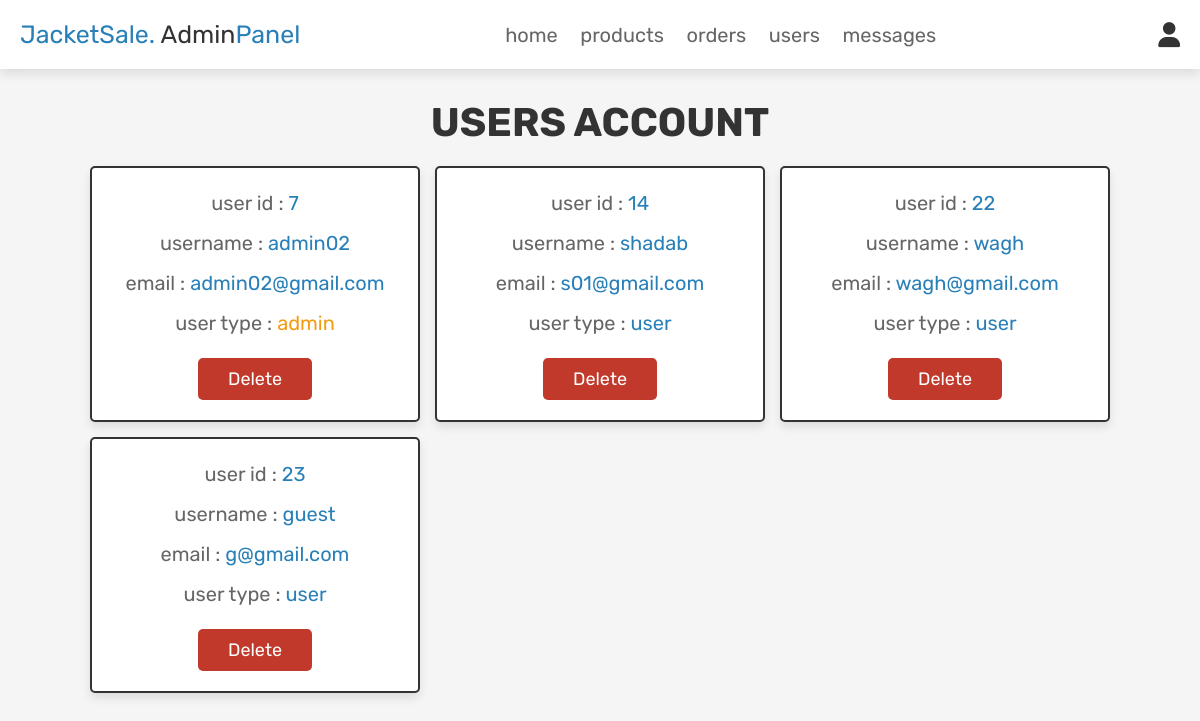
Page /admin_users.php (signed in) on the committed database.
### tables this page shows
CREATE TABLE `tbl_users` (
  `id` int(255) NOT NULL,
  `name` varchar(100) NOT NULL,
  `email` varchar(100) NOT NULL,
  `password` varchar(100) NOT NULL,
  `user_type` varchar(20) NOT NULL DEFAULT 'user'
);

### admin_users.php (the view, shortened to what this page needs)
<?php
@include 'connect.php';
?>
<!DOCTYPE html>
<html lang="en">
<head>
    <link rel="stylesheet" href="https://cdnjs.cloudflare.com/ajax/libs/font-awesome/6.0.0/css/all.min.css">
    <link rel="stylesheet" href="css/admin_style.css">
</head>
<body>
    <?php @include 'admin_header.php'; ?>
    <section class="users">
        <h1 class="title">users account</h1>
        <div class="box-container">
            <?php
         $select_users = mysqli_query($conn, "SELECT * FROM `tbl_users`") or die('query failed');
         if(mysqli_num_rows($select_users) > 0){
            while($fetch_users = mysqli_fetch_assoc($select_users)){
      ?>
            <div class="box">
                <p>user id : <span><?php echo $fetch_users['id']; ?></span></p>
                <p>username : <span><?php echo $fetch_users['name']; ?></span></p>
                <p>email : <span><?php echo $fetch_users['email']; ?></span></p>
                <p>user type : <span
                        style="color:<?php if($fetch_users['user_type'] == 'admin'){ echo 'var(--orange)'; }; ?>"><?php echo $fetch_users['user_type']; ?></span>
                </p>
                <a href="admin_users.php?delete=<?php echo $fetch_users['id']; ?>"
                    onclick="return confirm('delete this user?');" class="delete-btn">delete</a>
            </div>
            <?php
         }
      }
      ?>
        </div>
    </section>
</body>
</html>

### css/admin_style.css (style rules this page uses)
:root { --pink: #2980b9; --red: #c0392b; --orange: #f39c12; --black: #333; --white: #fff; --light-color: #666; --light-white: #ccc; --light-bg: #f5f5f5; --border: 0.2rem solid var(--black); --box-shadow: 0 0.5rem 1rem rgba(0, 0, 0, 0.1); }
* { font-family: "Rubik", sans-serif; margin: 0; padding: 0; box-sizing: border-box; outline: none; border: none; text-decoration: none; transition: all 0.2s linear; }
html { font-size: 62.5%; overflow-x: hidden; scroll-behavior: smooth; scroll-padding-top: 6.5rem; }
body { background: var(--light-bg); }
section { padding: 3rem 2rem; }
.title { text-align: center; margin-bottom: 2rem; color: var(--black); text-transform: uppercase; font-size: 4rem; }
.btn, .delete-btn, .option-btn { display: inline-block; border-radius: 0.5rem; margin-top: 1rem; font-size: 1.8rem; color: var(--white); cursor: pointer; padding: 1rem 3rem; text-transform: capitalize; }
.delete-btn { background-color: var(--red); }
.users .box-container { display: grid; grid-template-columns: repeat(auto-fit, 33rem); gap: 1.5rem; align-items: flex-start; max-width: 1200px; margin: 0 auto; justify-content: center; }
.users .box-container .box { padding: 2rem; border: var(--border); background-color: var(--white); box-shadow: var(--box-shadow); border-radius: 0.5rem; text-align: center; }
.users .box-container .box p { font-size: 2rem; color: var(--light-color); margin-bottom: 1rem; line-height: 1.5; }
.users .box-container .box p span { color: var(--pink); }
.users .box-container .box .delete-btn { margin-top: 0.5; }

### rows in the picture
tbl_users: id "7", name "admin02", email "admin02@gmail.com", user_type "admin"
tbl_users: id "14", name "shadab", email "s01@gmail.com", user_type "user"
tbl_users: id "22", name "wagh", email "wagh@gmail.com", user_type "user"
tbl_users: id "23", name "guest", email "g@gmail.com", user_type "user"
